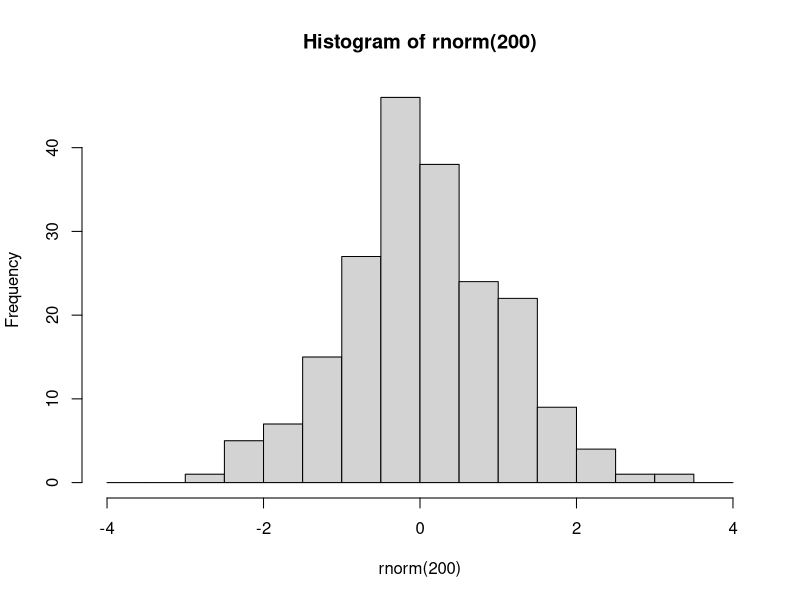
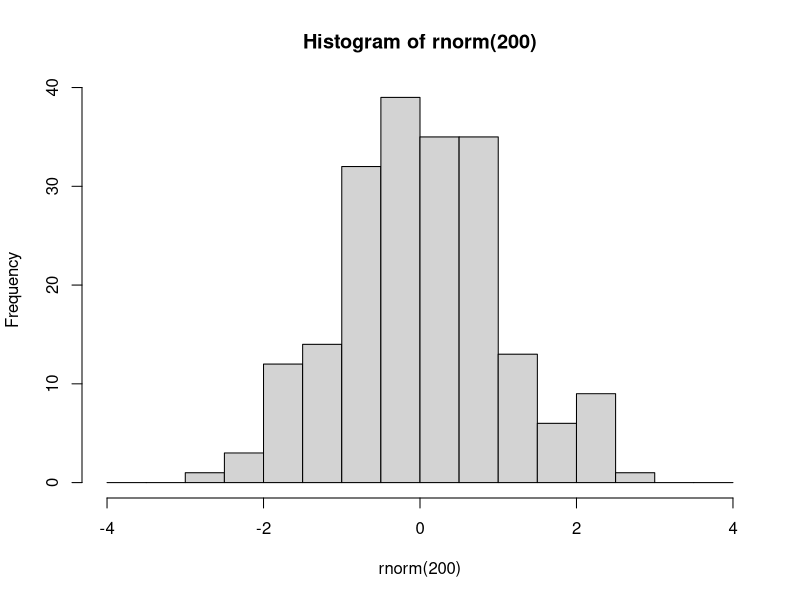
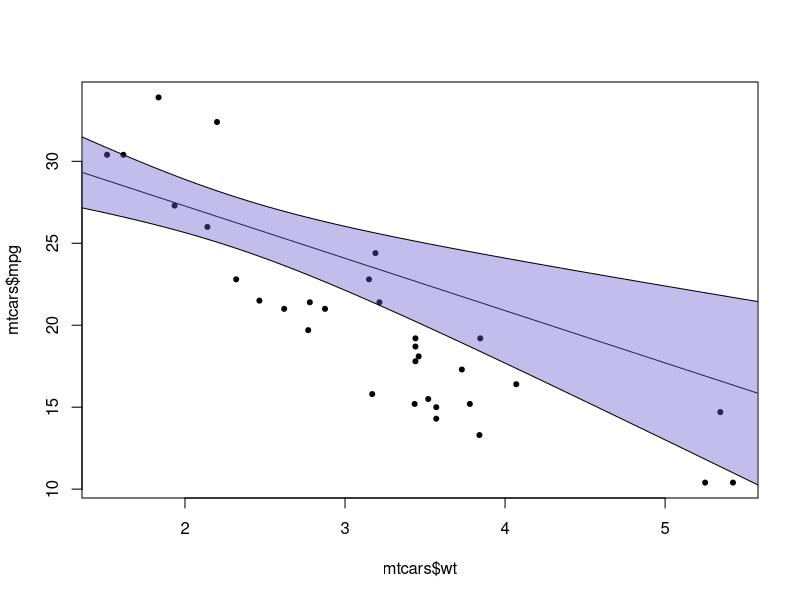

Write R code to recreate these figures, in order.
###################################
###################################
########                   ########
########   Data Science 1  ########
########       Lab 7       ######## 
########  10th Dec. 2024   ########
########                   ########
###################################
###################################

## Welcome to lab #4. Today we will start with an introduction to the tidyverse,
# Then you will write your own lm() function, and finally a couple of exercises



#####################
####    Pipes    ####
#####################

# The pipe operator looks like this: |>
# It signifies: take the element on the left and use it as the first argument in the function on the right

# Example

hist(rnorm(200), breaks=seq(-4,4,0.5))
# is equivalent to

rnorm(200) |> hist(breaks=seq(-4,4,0.5))

# The purpose of the pipe is mostly aesthetic, in particular to avoid large numbers of parentheses when something needs to be transformed using multiple functions:



### 1.1 Rewrite the following expression using pipes:
set.seed(123)
round(sqrt(log(runif(10,1,10))),2)

set.seed(123)
runif(10,1,10) |> log() |> sqrt() |> round(2)
# Pipes were initially created in a package called magrittr, part of the 'tidyverse' group of packages


########################
####    Packages    ####
########################

# Packages are essentially environments full of functions and/or objects which aren't loaded into R by default, but must be first installed (generally from a repository called CRAN), and then loaded

# Here we will install tidyverse, which is not one but a series of packages written by the same group of people, which share a number of syntactical features

install.packages('tidyverse')

# After you have installed tidyverse into your packages, you must also load it into your environment

library(tidyverse)

# You will only have to install a package once. However, every time you start fresh in a new R environment, you will have to load the packages you need again.

#########################
####    TIDYVERSE    ####
#########################

# The tidyverse encompasses a very large number of packages, and is fairly powerful (in that you can do a lot using tidyverse packages)
# However, you DO NOT need to use tidyverse exclusively! I mostly don't use it, for example, preferring to stick to base R except for a few functionalities.

# Downsides of tidyverse include: unique syntax which is very different from other programming languages such as python
# 'Black box' functions that have specific purposes that must be remembered, as opposed to more general-purpose functions in base R
# Often actually more verbose than base R (ie. requires more lines of code to do the same thing)
# Using tidyverse is a matter of preference!

# The pipe operator was originally introduced in the tidyverse package magrittr. 
# The tidyverse pipe operator looks like this: %>%

set.seed(123)
runif(10,1,10) %>% 
  log() %>%
  sqrt() %>%
  round(2)

# In this class we will look at 2 important tidyverse packages.
# Today we will look at dplyr, which is used to manipulate and transform data.
# Next week we will learn ggplot2, which is used for plotting and data visualisation

#####################
####    dplyr    ####
#####################

# The philosophy behind dplyr is that every data transformation can be done using a function, and multiple transformations can be done by piping an object through multiple functions
# For example, in dplyr we no longer use indexing.
# Instead we use the functions 'select', to choose specific columns in a data frame, and 'filter', to choose specific rows.

data(mtcars)

# so instead of:
mtcars[mtcars$cyl == 6, 1:5]
# we would write:
mtcars %>%
  filter(cyl==6) %>%
  select(1:5)

### 2.1
# using select() and filter(), create a new database of cars that are over 4000 lbs in weight, retaining only the wt and mpg columns. Save this database to an object called 'df'.
mtcars %>%
  filter(wt>=4) %>%
  select(wt,mpg) ->df

df
# After you have selected the rows and columns you are interested in, you can 
# change the order of the rows using arrange

df %>% arrange(wt)

df %>% arrange(desc(wt))


# To change variables, we can use mutate()
df <- df %>% mutate(wt_kg=wt*453.592,
                    km_per_l = mpg*1.60934/3.78541)

# And we can use ifelse() within mutate()
mtcars <- mtcars %>%
            mutate(wt_class = ifelse(wt>=4, 'Oversized','Standard'))

# We can even do a multiple ifelse statment using case_when()
mtcars <- mtcars %>%
            mutate(
              efficiency = case_when(
                mpg<=15 ~ 'low',
                mpg>15 & mpg<=20 ~ 'medium',
                mpg>20 ~ 'high'
                ))

# Next, summarise (or summarize) is a useful function which collapses a dataframe into a single row and can calculate summary statistics, eg:

mtcars %>% 
  summarise(
    mean_wt = mean(wt),
    sd_wt = sd(wt),
    n = length(mpg)
  )

# We can also use summarise to collapse a data frame not into one single row, but into as many rows as we have groups of interest. 
# To do this, first we need to use group_by()

mtcars %>% group_by(efficiency)

# You'll notice that this automatically changes the data frame into a new kind of object, called a tibble.
# Tibbles are basically tidyverse dataframes, that display information slightly differently, and are a bit more particular about certain things like not wanting empty cells.
# Tibbles can also be grouped, which allows for further operations down the line
# For example:

mtcars %>% 
  group_by(efficiency) %>%
  summarise(
    wt_kg=mean(wt),
    n=length(hp)
  ) %>%
  arrange(
    c('high','medium','low')
  )

# You can group by multiple variables

mtcars %>% 
  group_by(efficiency,cyl) %>%
  summarise(
    wt_kg=mean(wt),
    n=length(hp)
  )

# After grouping a tibble, remember to ungroup it later using ungroup(), or you may have issues down the line.

# 3.1
data(iris)
# using the dplyr functions do the following:
# create a new column called Petal.Area which is the product of the petal width and petal length columns.
# For each of the different species of iris, present the mean and standard deviation for the sepal length, sepal width, and petal area, as well as the number of samples (n)
# Order this database in decreasing order of average petal length.

iris %>% 
  mutate(Petal.Area = Petal.Length * Petal.Width) %>% 
  group_by(Species) %>% 
  summarise(
    mean_Sepal.Length = mean(Sepal.Length),
    sd_Sepal.Length = sd(Sepal.Length),
    mean_Sepal.Width = mean(Sepal.Width),
    sd_Sepal.Width = sd(Sepal.Width),
    mean_Petal.Length = mean(Petal.Length),
    sd_Petal.Length = sd(Petal.Length),
    mean_Petal.Width = mean(Petal.Width),
    sd_Petal.Width = sd(Petal.Width),
    mean_Petal.Area = mean(Petal.Area),
    sd_Petal.Area = sd(Petal.Area),
    n=length(Sepal.Length)
  ) %>% 
  arrange(desc(mean_Petal.Length)) -> iris

#######################################################
####    Code your own lm and predict functions!    ####
#######################################################

### 4.1 lm()

# Here I will walk you through the steps needed to write these functions. Follow along with the slides from this week's and last week's lectures - they contain all of the maths and some of the code that you need!

# At each step of the way, you should save each new element you calculate into a new object.

# Your lm function should take as input a y variable, and one or more x variables which should be inputted as a matrix or dataframe with one variable per column. 

my.lm <- function(y,x){

  # Start by saving the sample size (n). You will need it later for calculating degrees of freedom for the test statistics and sampling distributions.
    n <- length(y)
  # Next create the X matrix using as.matrix. Don't forget to add the column of 1s!
    x <- as.matrix(cbind(1, x))
  # use the y input and your newly constructed x matrix to calculate the parameter estimates (or coefficients). 
  # Hint: see lab 6, and remember that t() gives the transpose of a matrix and solve() gives its inverse
    b <- solve(t(x)%*%x)%*%t(x)%*%y
  # Next, using these calculated coefficients, calculate all of the predicted values, y_hat, for each of the values of x (each of the rows of the X matrix). 
  # Hint: look at the formula for the linear model - and remember we are multiplying matrices!
    y_hat <- x %*% b
  # Next, calculate the residuals (actual values of y minus the predicted values y_hat)
    e <- y-y_hat
  # Next calculate the estimate of the residual standard error, s. Careful about the denominator here: check how many degrees of freedom you have!
    s <- sqrt(sum(e^2)/(n-ncol(x)))
  # Using s, calculate the variance covariance matrix of the coefficients.
    vcov_coef <- s^2 * solve(t(x) %*% x)
  # from this covariance matrix, extract the standard errors of the coefficients
    se_coef <- sqrt(diag(vcov_coef))
  # use these standard errors to calculate the t-values for each of the coefficients
    t_vals <- b/se_coef
  # And use these t-values to calculate p-values.
    p <- 1 - pt(abs(t_vals),df=n-ncol(x))
  # Next, calculate the R2 value
  
    RSS <- sum(e^2)
    TSS <- sum((y - mean(y))^2)
    r2 <- 1 - RSS / TSS
  # Bonus points if you want to look up how to calculate adjusted R2
    adj_r2 <- 1 - (RSS / (n - ncol(x) - 1)) / (TSS / (n - 1))
  # Next, calculate the F-statistic and the p-value for the model.
    f_stat <- (TSS - RSS) / (ncol(x) - 1) / (RSS / (n - ncol(x)))
    model_p <- pf(f_stat, ncol(x) - 1, n - ncol(x), lower.tail = F)
    
  # Finally, put all of these elements into a list, and have your function return that list. 
    return(list(n=n,
                coefficients = b,
                residuals = e,
                s = s,
                vcov = vcov_coef,
                se = se_coef,
                t_values = t_vals,
                p_values = p,
                r2 = r2,
                adj_r2 = adj_r2,
                F_statistic = f_stat,
                model_p_value = model_p))
  }
  

# compare your function against the built-in R function in R.

my.lm(y=mtcars$mpg,x=mtcars[,c('wt','cyl')])

### 4.2 predict()

# This will be much shorter. Create a new function that takes as input the output from your first function, along with a new_data object that has as many columns as there are predictor variables in the model output, and a confidence interval size

my.predict <- function(model_output, new_data, ci_level = 0.97) {
  
  # Extract coefficients from your my.lm output
  coef = model_output$coefficients

  # Add a column of 1s to the new_data
  new_data = cbind(1,new_data)

  # generate the predicted values of y from the new_data object based on the coefficients from the model
  # Again, remember the formula for the linear model!
  y_hat = new_data%*%coef

  #for each of these predicted values, calculate a confidence interval
  # first calculate the critical levels of the t-distribution using the ci_level and the degrees of freedom
  area_in_tails = (1-ci_level)/2
  t_lower = qt(area_in_tails,df=model_output$n-ncol(new_data))
  t_upper = -t_lower

  # next, for each row of the new_data object, calculate the standard error of the predicted value
  # Check the slides, and remember that 𝒗𝒄𝒐𝒗(𝒃) was saved as "vcov" in the model output
  sy = sqrt(apply(new_data,1,function(.)t(.)%*%model_output$vcov%*%.))
  
  # next, calculate the upper and lower confidence boundaries for each prediction using the critical t-levels and the previously calculated standard error
  ci_lower = y_hat + t_lower*sy
  ci_upper = y_hat + t_upper*sy

  # finally, put these confidence intervals into a dataframe
  ci = data.frame(ci_lower,ci_upper)
  colnames(ci) = paste0(ci_level,'%_',c('lower','upper'))
  df = cbind(y_hat = y_hat,ci)
  return(df)
}


### 4.3
# Use your functions to run the following model

# mtcars$mpg ~ mtcars$wt + mtcars$cyl
model<- my.lm(y=mtcars$mpg,x=mtcars[,c('wt','cyl')])

# Then plot predicted marginal effect of weight for a car with 4 cylynders. Add 96% confidence intervals to the graph.
# Hint: For this, in your "newdata" object, add a column of 4s for the number of cylinders
x <- seq(0,6,0.1)

ci <- my.predict(model,new_data=cbind(wt=x,cyl=4),ci_level=0.96)

plot(mtcars$wt,mtcars$mpg, pch=20)
lines(x,model$coefficients['1',]+x*model$coefficients['wt',]+4*model$coefficients['cyl',])

polygon(x=c(x,rev(x)),y=c(ci$'0.96%_lower',rev(ci$'0.96%_upper')),col=adjustcolor('slateblue',alpha.f=0.4))

# Compare this graph to the graph from the lecture.
#The slope is less steep. 

# What do you conclude?
# This indicates that number of cylinders partially confounds the relationship between car weight and car efficiency. 
# Once cylinders are controlled for, the effect of weight on efficiency is less pronounced, although still important and significant.



